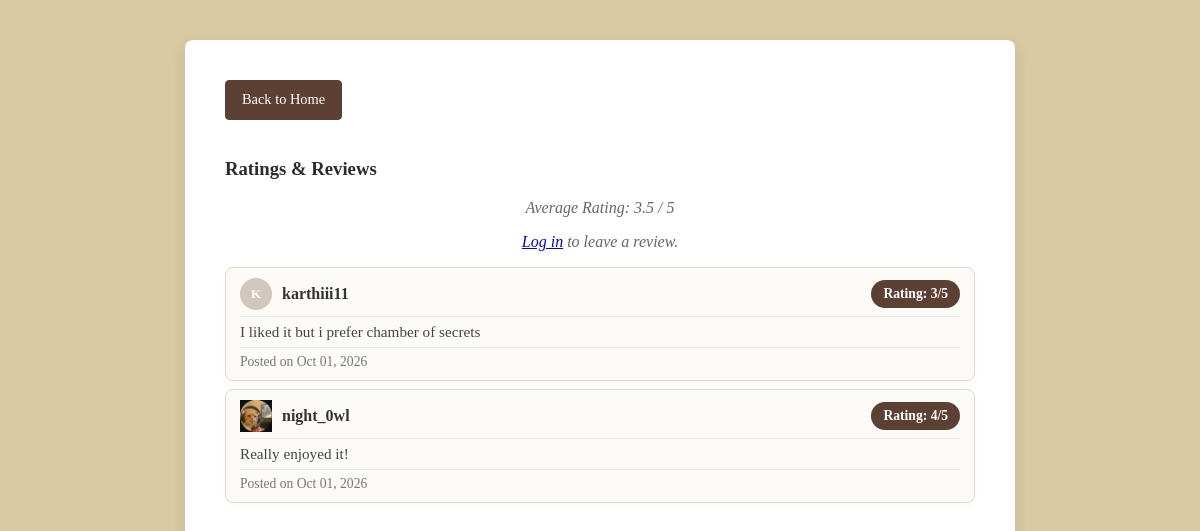
The page /catalog/book/28/ on the database as committed earlier.
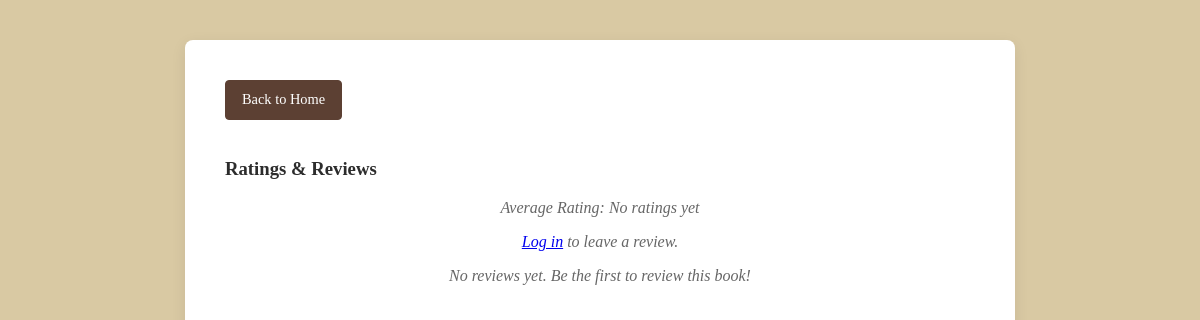
The same page on the database as committed later.
### catalog/models.py (models this page shows, shortened)
class Review(models.Model):
    review_id = models.AutoField(primary_key=True)
    book = models.ForeignKey(Book, on_delete=models.CASCADE, related_name='reviews')
    user = models.ForeignKey(User, on_delete=models.CASCADE, related_name='reviews')
    rating = models.IntegerField()
    comment = models.TextField()
    created_at = models.DateTimeField(auto_now_add=True)
    updated_at = models.DateTimeField(auto_now=True)

class UserProfile(models.Model):
    user = models.OneToOneField(User, on_delete=models.CASCADE)
    full_name = models.CharField(max_length=150, blank=True)
    bio = models.TextField(blank=True)
    profile_picture = models.ImageField(upload_to='profile_pics/', blank=True, null=True)
    is_verified = models.BooleanField(default=False)
    verification_token = models.CharField(max_length=100, blank=True, null=True)

### catalog/views.py (the view)
# urls.py: path('book/<int:book_id>/', views.book_detail, name='book_detail'),
def book_detail(request, book_id):
    book = get_object_or_404(Book, pk=book_id)
    reviews = Review.objects.filter(book=book)
    avg_rating = reviews.aggregate(Avg('rating'))['rating__avg']
    user_has_reviewed = False
    if request.user.is_authenticated:
        user_has_reviewed = reviews.filter(user=request.user).exists()
    context = {
        'book': book,
        'reviews': reviews,
        'avg_rating': avg_rating,
        'user_has_reviewed': user_has_reviewed,
    }
    return render(request, 'catalog/book_detail.html', context)

### catalog/templates/catalog/book_detail.html (shortened to what this page needs)
<head>
    {% load static %}
    <link rel="stylesheet" href="{% static 'catalog/style.css' %}">
</head>
<body>
    <div class="book-card">
        <div class="mb-3">
        <a href="{% url 'index' %}" class="custom-back-btn">Back to Home</a>
    </div>
    <div class="reviews-section mt-5">
    <h3>Ratings & Reviews</h3>
    <p>Average Rating:
    {% if avg_rating %}
        {{ avg_rating|floatformat:1 }} / 5
    {% else %}
        No ratings yet
    {% endif %}
    </p>
    {% if user.is_authenticated %}
        {% if not user_has_reviewed %}
        <form method="POST" action="{% url 'add_review' book.pk %}" class="mb-4">
            {% csrf_token %}
            <div class="mb-3">
                <label for="rating" class="form-label">Rating (1-5)</label>
                <select name="rating" id="rating" class="form-select" required>
                    <option value="" selected disabled>Choose...</option>
                    <option value="1">1 - Poor</option>
                    <option value="2">2 - Average</option>
                    <option value="3">3 - Good</option>
                    <option value="4">4 - Very Good</option>
                    <option value="5">5 - Excellent</option>
                </select>
            </div>
            <div class="mb-3">
                <label for="comment" class="form-label">Review Comment</label>
                <textarea name="comment" id="comment" rows="3" class="form-control" placeholder="Write your review here..."></textarea>
            </div>
            <button type="submit" class="btn btn-primary">Submit Review</button>
        </form>
    {% else %}
        <p class="text-muted fst-italic mb-4">You have already reviewed this book. You can edit your existing review below.</p>
        {% endif %}
    {% else %}
        <p><a href="{% url 'login' %}">Log in</a> to leave a review.</p>
    {% endif %}
    <div class="list-group">
        {% for review in reviews %}
            <div class="list-group-item list-group-item-action flex-column align-items-start mb-2">
                <div class="review-header" style="display: flex; justify-content: space-between; align-items: center; width: 100%;">
        <div style="display: flex; align-items: center; gap: 10px;">
        {% if review.user.userprofile.profile_picture %}
        <img src="{{ review.user.userprofile.profile_picture.url }}" alt="{{ review.user.username }}" class="rounded-circle me-2" width="32" height="32" style="object-fit: cover;">
        {% else %}
        <div style="width: 32px; height: 32px; border-radius: 50%; background-color: #d1c7bd; display: flex; align-items: center; justify-content: center; font-weight: bold; color: #fff; font-size: 0.8rem;">
            {{ review.user.username|make_list|first|upper }}
        </div>
        {% endif %}
                <h5 style="margin: 0; font-weight: bold; font-size: 1rem;">{{ review.user.username }}</h5>
            </div>
                    <span class="badge bg-secondary">Rating: {{ review.rating }}/5</span>
                </div>
                <p class="mb-1 review-comment">{{ review.comment }}</p>
                <div class="review-footer">
                <small class="text-muted">Posted on {{ review.created_at|date:"M d, Y" }}</small>
</div>
            </div>
        {% empty %}
            <p class="text-muted">No reviews yet. Be the first to review this book!</p>
        {% endfor %}
    </div>
</div>
</body>
</html>

Rows that differ between the two databases and show on the page:
removed Review: user.username|make_list "K", user.username "karthiii11", rating "3", comment "I liked it but i prefer chamber of secrets", created_at "Oct 01, 2026"
removed Review: user.userprofile.profile_picture (picture), user.username "night_0wl", rating "4", comment "Really enjoyed it!", created_at "Oct 01, 2026"
Other text that changed with them:
{{ avg_rating|floatformat:1 }}: "3.5" → (not shown)
text no longer shown: "/ 5"
text now shown: "No ratings yet No reviews yet. Be the first to review this book!"
